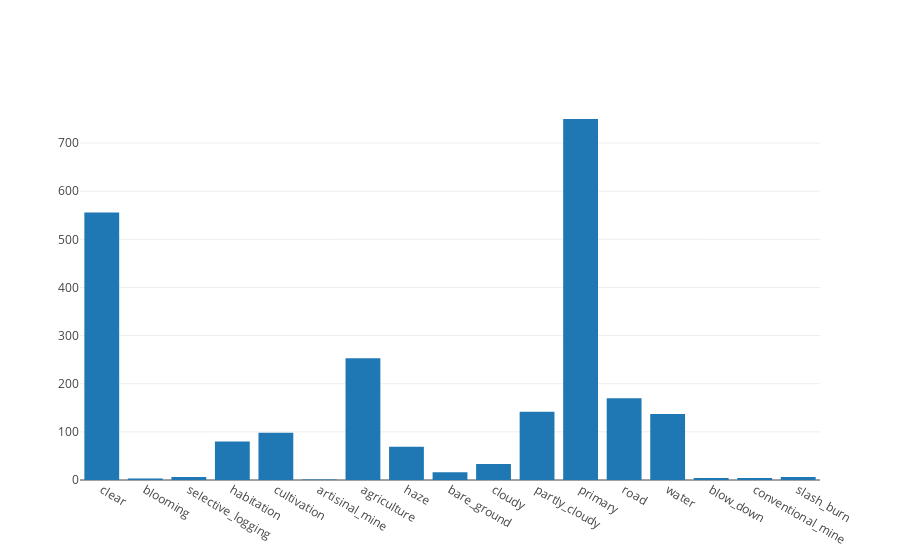

Here is the notebook cell this chart was saved with:
### Code cell
plot_tags_distribution(to_tagging(Y_train))

### Figure 1 — Plotly figure (JSON) as saved in the notebook; plotly's stock layout.template omitted (floating-point values rounded to 4 significant figures)
{"data": [{"type": "bar", "x": ["clear", "blooming", "selective_logging", "habitation", "cultivation", "artisinal_mine", "agriculture", "haze", "bare_ground", "cloudy", "partly_cloudy", "primary", "road", "water", "blow_down", "conventional_mine", "slash_burn"], "y": [556, 3, 6, 80, 98, 1, 253, 69, 16, 33, 142, 750, 170, 137, 4, 4, 6]}], "layout": {}}
